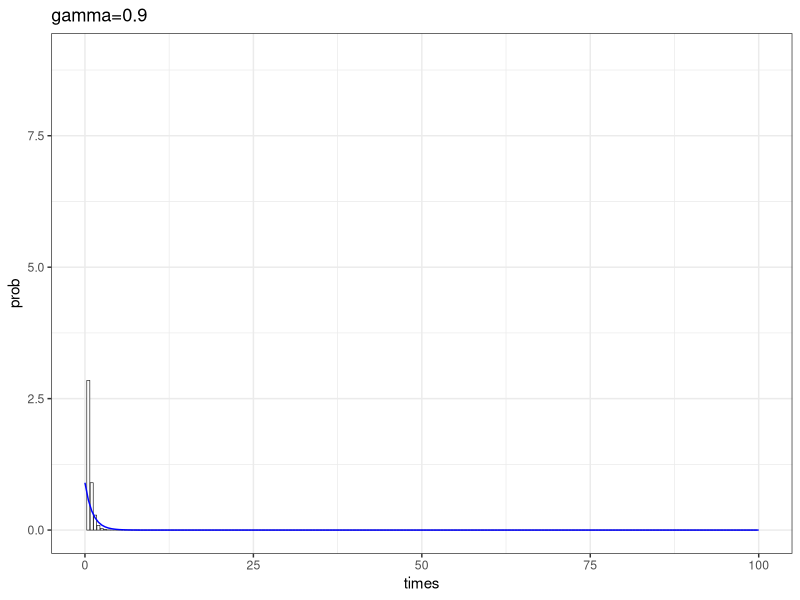
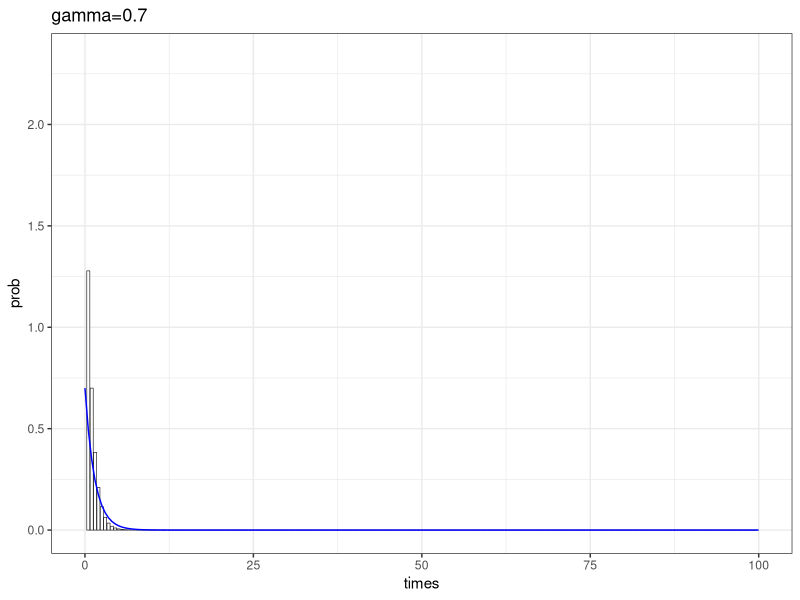
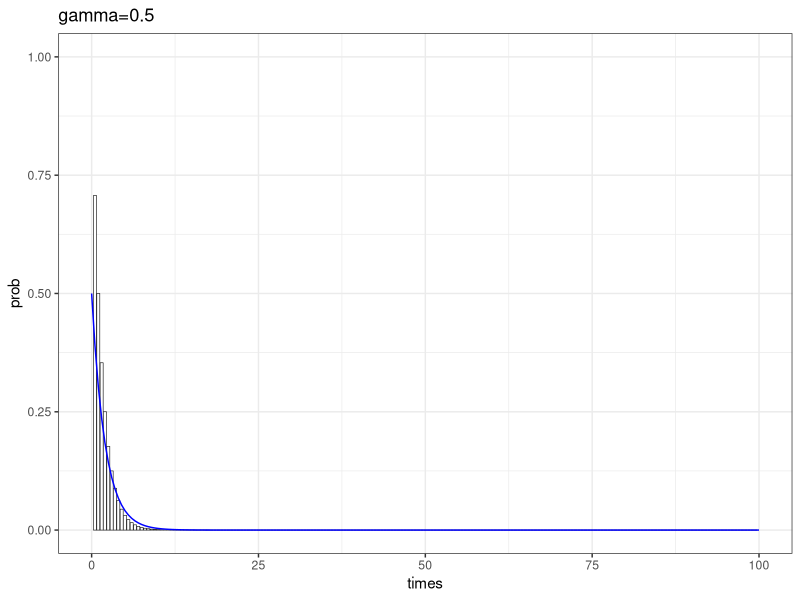

These charts were generated, in order, by the following R code: (Note: this script raises an error after producing the figures.)
## ---- chunk 1
knitr::opts_chunk$set(echo = TRUE)
library(R.utils)

## ---- chunk 2

library(ggplot2)
times<-seq(0,150,0.5)
prob<-sapply(times,function(x) 0.9*(1-0.9)^(x-1))
prob2<-sapply(times,function(x) 0.9*exp(-0.9*x))

ggplot() +
  geom_col(aes(x = times, y = prob), 
           colour = "black", fill = "white", size = 0.2) +
  geom_line( aes(x = times, y = prob2), colour = "blue") +
  theme_bw()+xlim(c(0,100))+ggtitle("gamma=0.9")

prob<-sapply(times,function(x) 0.7*(1-0.7)^(x-1))
prob2<-sapply(times,function(x) 0.7*exp(-0.7*x))
ggplot() +
  geom_col(aes(x = times, y = prob), 
           colour = "black", fill = "white", size = 0.2) +
  geom_line( aes(x = times, y = prob2), colour = "blue") +
  theme_bw()+xlim(c(0,100))+ggtitle("gamma=0.7")

prob<-sapply(times,function(x) 0.5*(1-0.5)^(x-1))
prob2<-sapply(times,function(x) 0.5*exp(-0.5*x))
ggplot() +
  geom_col(aes(x = times, y = prob), 
           colour = "black", fill = "white", size = 0.2) +
  geom_line( aes(x = times, y = prob2), colour = "blue") +
  theme_bw()+xlim(c(0,100))+ggtitle("gamma=0.5")




int_to_prob<-function(alfa){
  dim<-dim(alfa)
  gamma<-matrix(ncol = dim[2]+1,nrow = dim[1])
  exp_alfa<-exp(alfa)
  exp_alfa<-cbind(rep(1,dim[1]),exp_alfa)
  for(i in 1:dim[1]){
    gamma[i,]<-exp_alfa[i,]/sum(exp_alfa[i,])
  }
  return(round(gamma,4))
}
prob_to_int<-function(gamma){
  gamma<-gamma+0.00001
  if(is.matrix(gamma)){
    dim<-dim(gamma)
    alfa<-matrix(ncol = dim[2]-1,nrow = dim[1])
    for (i in 1:dim[1]) {
      for(k in 2:dim[2]){
        alfa[i,k-1]<-log(gamma[i,k]*(1/gamma[i,1]))
      }
      }
  }
  return(round(alfa,4))
}


## ---- chunk 3

mhsmm_sim<-function(n,n_t,m,n_dep,emiss,gamma,gamma_ss_var,emiss_ss_var,dwell_distr,dwell_ss_var){
  #define output lists
  gamma_ss<-rep(list(NULL), n)
  state_sequence<-as.matrix(cbind(rep(1:n, each = n_t),rep(NA,n_t*n)))
  emiss_ss<-rep(list(vector("list", n_dep)), n)
  obs_ss<-cbind(rep(1:n, each = n_t),matrix(rep(NA,n_t*n*n_dep), ncol= n_dep))
  gamma_no_diag<-gamma
  diag(gamma_no_diag)=NA
  gamma_no_diag<-t(matrix(t(gamma_no_diag)[which(!is.na(gamma_no_diag))],nrow=nrow(gamma_no_diag)-1,ncol=ncol(gamma_no_diag)))
  #change the form of a transition matrix
  gamma_int<-prob_to_int(gamma_no_diag)
  for(subj in 1:n){
    #generate a set of subject specific transition matrices we introduce random subject-specific effect to the intercepts 
    gamma_numeric<-as.numeric(t(int_to_prob(gamma_int+rnorm(n=m*(m-1)/2,mean=0,sd=sqrt(gamma_ss_var)))))
    gamma_ss[[subj]]<-matrix(data=insert(gamma_numeric,seq(from=1,to=length(gamma_numeric)+1,by=m),value=rep(0,m)),byrow = T,ncol=m)
    for(dep in 1:n_dep){
      #generate subject specific means of emission distributions of dependent variables,we introduce random subject-specific effect which is deviation from the mean of normally conditionally distributed mean
      emiss_ss[[subj]][[dep]] <- emiss[[dep]]
      emiss_ss[[subj]][[dep]][,1]<-matrix(emiss[[dep]][,1]+rnorm(n=m,mean = 0,sd=sqrt(emiss_ss_var)),nrow=m)
    }
    
    #for each subject we sample the initial state 
    inst=c(1:m)
    state_sequence[subj*n_t-n_t+1,2]<-sample(inst,1)
    dwell_row<-state_sequence[subj*n_t-n_t+1,2]
    for(dep in 1:n_dep){
      obs_ss[subj*n_t-n_t+1,dep+1]<-rnorm(n=1,mean=emiss_ss[[subj]][[dep]][dwell_row,1],sd=sqrt(emiss_ss[[subj]][[dep]][dwell_row,2]) )
    }
    a=1
    while(a<n_t){
      
      #draw the subject specific discrete dwell time
      mean_dwell<-round(rlnorm(1,log(dwell_distr[dwell_row,1]+rnorm(1,mean=,sd=sqrt(dwell_ss_var))), log(sqrt(dwell_distr[dwell_row,2]))),0) 
        #condition to meet the n_t subject observations sequence length
        if(mean_dwell<=1){
          mean_dwell<-1
          }else{
            if(a+(mean_dwell-1)<=n_t){
              #replete the most probable state 
              state_given_dwell<-rep(dwell_row,mean_dwell-1)
              #append the sequence to the observation matrix
              state_sequence[(subj*n_t-n_t+a+1):(subj*n_t-n_t+a+mean_dwell-1),2]<-state_given_dwell
        #update the a(current index in the subject specific vector of observations)
              a<-a+mean_dwell-1
              }else{
                mean_dwell<-n_t-a
                state_given_dwell<-rep(dwell_row,(mean_dwell))
                state_sequence[(subj*n_t-n_t+a+1):(subj*n_t-n_t+a+mean_dwell),2]<-state_given_dwell
                a<-a+mean_dwell
              }
            }
      if(a+1<=n_t){
        state_sequence[subj*n_t-n_t+a+1,2]<-sample(x = 1:m, size = 1, prob=gamma_ss[[subj]][dwell_row,])  #this loop is out of bound idk
        dwell_row<-state_sequence[subj*n_t-n_t+a+1,2] #the row of state specific dwell time
        a<-a+1
        }
      }
    
      #for each subject and each state we sample the mean emission 
      for(t_occ in 2:n_t){
        for(dep in 1:n_dep){
          obs_ss[subj*n_t-n_t+t_occ,dep+1]<-rnorm(n=1,mean=emiss_ss[[subj]][[dep]][state_sequence[subj*n_t-n_t+t_occ,2],1],sd=sqrt(emiss_ss[[subj]][[dep]][state_sequence[subj*n_t-n_t+t_occ,2],2]) )
        }#end of dependent variable loop
      }#end of series loop
  }#end of subject loop
  #the output is return here 
  output<-list(gamma_ss,state_sequence,emiss_ss,obs_ss)
  names(output) <- c("gamma_ss","states", "emiss_ss","observations")
  return(output)
}
mhsmm_sim(n=n,n_t=n_occ,m=stat,n_dep=2,emiss=em,gamma=gam,gamma_ss_var=gamma_ss_var,emiss_ss_var=emiss_ss_var,dwell_distr=dwel,dwell_ss_var=dwell_ss_var)
## ---- chunk 4
#The Kolmogorov-Smirnov test statistics for dependent variable subject-specific distributions (for samples)
#D=0 indicates the distributions are identical and 1 indicates no overlap.
ks.test(rnorm(20000, mean=10,sd=5),rnorm(20000, mean=45,sd=5))
#integrating out is also an option 
int_f <- function(x, mu1, mu2, sd1, sd2) {
  f1 <- dnorm(x, mean=mu1, sd=sd1)
  f2 <- dnorm(x, mean=mu2, sd=sd2)
  pmin(f1, f2)
}
integrate(int_f, -Inf, Inf, mu1=10, mu2=45, sd1=5, sd2=5)
#it measures explicitly the overlap of the two distributions
## ---- chunk 5
#vary the transitions over states. Vary the duration across scenarios but keep it constant accros the states.

#set the seed
set.seed(124)
n<-10 #subjects
n_t<-c(100,200) #time series length
m<-3 #number of states

#number of set of mean duration matrices
md_s<-1
#number of scenarios of the number of observations per individual
occ_s<-2
#number of scenarios of the number of states 
st_s<-1
#number of samples within the same scenario
sampl<-100
#We will not vary the number of dependent variable hence n_dep is of length 1 and the emiss is 1 list 
n_dep<-2

dwell_ss_var<-1

emiss<-list(list(matrix(data=c(5,1,
                          40,1,
                          65,1), byrow=T,ncol=2,nrow = m[1]),
            matrix(data=c(10,1,
                          15,1,
                          70,1), byrow=T,ncol=2,nrow = m[1])))
emiss_ss_var<-1
#gamma is a list of length st_s 
gamma<-list(matrix(data=c(0,0.9,0.1,
                     0.5,0,0.5,
                     0.2,0.8,0),byrow = T, nrow = m[1]))
gamma_ss_var<-1
#dwell_distr is a list of length md_s 
dwell_distr<-list(list(matrix(data=c(5,2, 
                          20,2,
                          30,2), byrow=T,ncol=2,nrow = m[1])))
state_sc_name<-c()
nr_oc_sc_name<-c()
meandwell_sc_name<-c()
for(i in 1:st_s){
  state_sc_name[i]<-paste("(states) scenario ",i, ",with m=",m[i])
}
for(i in 1:occ_s){
  nr_oc_sc_name[i]<-paste("(no. occasions) scenario ",i, ",with n_t=",n_t[i])
}
for(i in 1:md_s){
  meandwell_sc_name[i]<-paste("(dwell time) scenario ",i)
}
occ_list<-list()
md_list<-list()
sim_final<-list()
list1<-list()
#first we got a list of state number scenarios
#----second we got number of samples within each person scenarios
#----------third we got list of state specific means scenarios
#----------------forth we got multiple samples of 1 of the scenarios
#----------------------fifth each sample consist of output of mhsmm_sim()
for (st in 1:st_s) {
  stat<-m[st]
  gam<-gamma[[st]]
  em<-emiss[[st]]
  for(occ in 1:occ_s){
    n_occ<-n_t[occ]
    for(md in 1:md_s){
      dwel<-dwell_distr[[st]][[md]]
      for (iter in 1:sampl) {
        list1[[iter]]<-mhsmm_sim(n=n,n_t=n_occ,m=stat,n_dep=2,emiss=em,gamma=gam ,gamma_ss_var=gamma_ss_var,emiss_ss_var=emiss_ss_var,dwell_distr=dwel,dwell_ss_var=dwell_ss_var)
        }
      md_list[[md]]<-list1
      list1<-list()
    }
    names(md_list)<-meandwell_sc_name
    occ_list[[occ]]<-md_list
    md_list<-list()
  }
  names(occ_list)<-nr_oc_sc_name
  sim_final[[st]]<-occ_list
  occ_list<-list()

}
names(sim_final)<-state_sc_name

